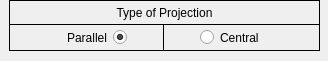
   <widget class="QFrame" name="Type_Projection">
    <property name="geometry">
     <rect>
      <x>1</x>
      <y>269</y>
      <width>328</width>
      <height>61</height>
     </rect>
    </property>
    <property name="frameShape">
     <enum>QFrame::NoFrame</enum>
    </property>
    <property name="frameShadow">
     <enum>QFrame::Plain</enum>
    </property>
    <property name="lineWidth">
     <number>0</number>
    </property>
    <widget class="QLabel" name="label_9">
     <property name="geometry">
      <rect>
       <x>9</x>
       <y>0</y>
       <width>311</width>
       <height>25</height>
      </rect>
     </property>
     <property name="frameShape">
      <enum>QFrame::Box</enum>
     </property>
     <property name="text">
      <string>Type of Projection</string>
     </property>
     <property name="alignment">
      <set>Qt::AlignCenter</set>
     </property>
    </widget>
    <widget class="QFrame" name="Types">
     <property name="geometry">
      <rect>
       <x>9</x>
       <y>24</y>
       <width>311</width>
       <height>27</height>
      </rect>
     </property>
     <property name="frameShape">
      <enum>QFrame::Box</enum>
     </property>
     <property name="frameShadow">
      <enum>QFrame::Plain</enum>
     </property>
     <property name="lineWidth">
      <number>1</number>
     </property>
     <widget class="QRadioButton" name="central_radio_but">
      <property name="geometry">
       <rect>
        <x>191</x>
        <y>1</y>
        <width>81</width>
        <height>25</height>
       </rect>
      </property>
      <property name="font">
       <font>
        <italic>false</italic>
        <bold>false</bold>
        <stylestrategy>PreferDefault</stylestrategy>
       </font>
      </property>
      <property name="layoutDirection">
       <enum>Qt::LeftToRight</enum>
      </property>
      <property name="styleSheet">
       <string notr="true"/>
      </property>
      <property name="text">
       <string>Central</string>
      </property>
     </widget>
     <widget class="QRadioButton" name="parallel_radio_but">
      <property name="geometry">
       <rect>
        <x>37</x>
        <y>1</y>
        <width>81</width>
        <height>25</height>
       </rect>
      </property>
      <property name="font">
       <font>
        <italic>false</italic>
        <bold>false</bold>
        <stylestrategy>PreferDefault</stylestrategy>
       </font>
      </property>
      <property name="layoutDirection">
       <enum>Qt::RightToLeft</enum>
      </property>
      <property name="autoFillBackground">
       <bool>false</bool>
      </property>
      <property name="text">
       <string>Parallel</string>
      </property>
      <property name="checked">
       <bool>true</bool>
      </property>
     </widget>
     <widget class="Line" name="line">
      <property name="windowModality">
       <enum>Qt::ApplicationModal</enum>
      </property>
      <property name="geometry">
       <rect>
        <x>154</x>
        <y>0</y>
        <width>1</width>
        <height>27</height>
       </rect>
      </property>
      <property name="autoFillBackground">
       <bool>false</bool>
      </property>
      <property name="styleSheet">
       <string notr="true">background-color: rgba(255, 255, 255, 0);</string>
      </property>
      <property name="frameShadow">
       <enum>QFrame::Plain</enum>
      </property>
      <property name="orientation">
       <enum>Qt::Vertical</enum>
      </property>
     </widget>
     <zorder>line</zorder>
     <zorder>central_radio_but</zorder>
     <zorder>parallel_radio_but</zorder>
    </widget>
   </widget>
